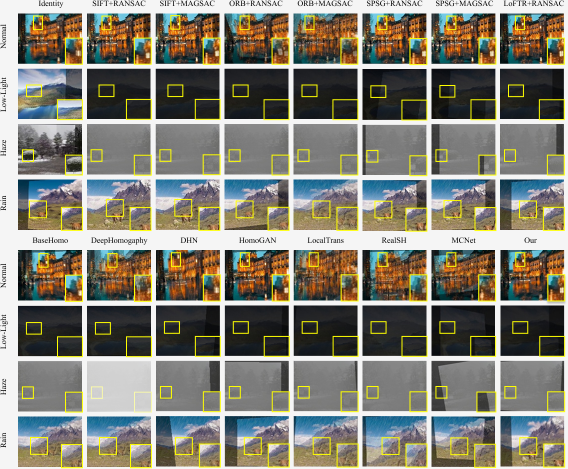
#> input picture CAHomo.jpg, 1135 x 937 px, given as the content of the folder /media/mygo/partition4_hard/zzx/shizeru/HomoGr/input2, which was not available (shown at 1/2 size)
$ python data_rain.py --input_dir .
#> lines starting #> are read from the running program, lines starting #| are printed output that depends on the picture; pictures that were not available may be replaced by others from this repository, and a replacement may not be noted
import cv2
import numpy as np
import glob
import os
import argparse

def get_noise(img, value=10):
    '''
    #生成噪声图像
    value= 大小控制雨滴的多少
    '''

    noise = np.random.uniform(0, 256, img.shape[0:2])
    # 控制噪声水平，取浮点数，只保留最大的一部分作为噪声
    v = value * 0.01
    noise[np.where(noise < (256 - v))] = 0

    # 噪声做初次模糊
    k = np.array([[0, 0.1, 0],
                  [0.1, 8, 0.1],
                  [0, 0.1, 0]])

    noise = cv2.filter2D(noise, -1, k)

    return noise


def rain_blur(noise, length=10, angle=0, w=1):
    '''
    将噪声加上运动模糊,模仿雨滴

    noise:输入噪声图,shape = img.shape[0:2]
    length: 对角矩阵大小，表示雨滴的长度
    angle: 倾斜的角度，逆时针为正
    w:      雨滴大小

    '''

    # 这里由于对角阵自带45度的倾斜，逆时针为正，所以加了-45度的误差，保证开始为正
    trans = cv2.getRotationMatrix2D((length / 2, length / 2), angle - 45, 1 - length / 100.0)
    dig = np.diag(np.ones(length))  # 生成对焦矩阵
    k = cv2.warpAffine(dig, trans, (length, length))  # 生成模糊核
    k = cv2.GaussianBlur(k, (w, w), 0)  # 高斯模糊这个旋转后的对角核，使得雨有宽度

    # k = k / length                         #是否归一化

    blurred = cv2.filter2D(noise, -1, k)  # 用刚刚得到的旋转后的核，进行滤波

    # 转换到0-255区间
    cv2.normalize(blurred, blurred, 0, 255, cv2.NORM_MINMAX)
    blurred = np.array(blurred, dtype=np.uint8)

    return blurred


def alpha_rain(rain, img, img_name, out_dir, beta=0.8):
    # 输入雨滴噪声和图像
    # beta = 0.8   #results weight
    # 显示下雨效果
    # expand dimensin
    # 将二维雨噪声扩张为三维单通道
    # 并与图像合成在一起形成带有alpha通道的4通道图像
    rain = np.expand_dims(rain, 2)
    rain_effect = np.concatenate((img, rain), axis=2)  # add alpha channel

    rain_result = img.copy()  # 拷贝一个掩膜
    rain = np.array(rain, dtype=np.float32)  # 数据类型变为浮点数，后面要叠加，防止数组越界要用32位
    rain_result[:, :, 0] = rain_result[:, :, 0] * (255 - rain[:, :, 0]) / 255.0 + beta * rain[:, :, 0]
    rain_result[:, :, 1] = rain_result[:, :, 1] * (255 - rain[:, :, 0]) / 255 + beta * rain[:, :, 0]
    rain_result[:, :, 2] = rain_result[:, :, 2] * (255 - rain[:, :, 0]) / 255 + beta * rain[:, :, 0]
    # 对每个通道先保留雨滴噪声图对应的黑色（透明）部分，再叠加白色的雨滴噪声部分（有比例因子）

    # cv2.imwrite(os.path.join(out_dir, os.path.basename(img_name)), rain_result)
    cv2.imwrite(out_dir, rain_result)


def process(img_name, out_dir, noise, rain_len, rain_angle, rain_thickness, alpha):
#> called with noise = 500, rain_len = 50, rain_angle = -30, rain_thickness = 3, alpha = 0.7
    img = cv2.imread(img_name)
#> img is the input picture: shape (937, 1135, 3); mean B, G, R 117.3, 129.6, 131.5
    noise = get_noise(img, value=noise)
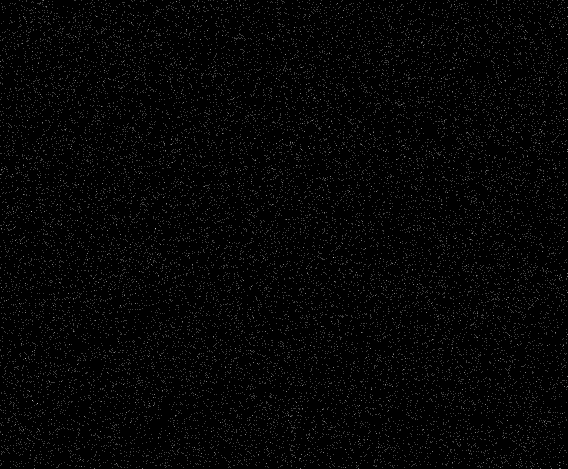
#> noise: shape (937, 1135) float64 (shown at 1/2 size); min 0, max 2098.3, mean 41.6; drawn with min black and max white
    rain = rain_blur(noise, length=rain_len, angle=rain_angle, w=rain_thickness)
#> in rain_blur, `blurred = cv2.filter2D(noise, -1, k)`:
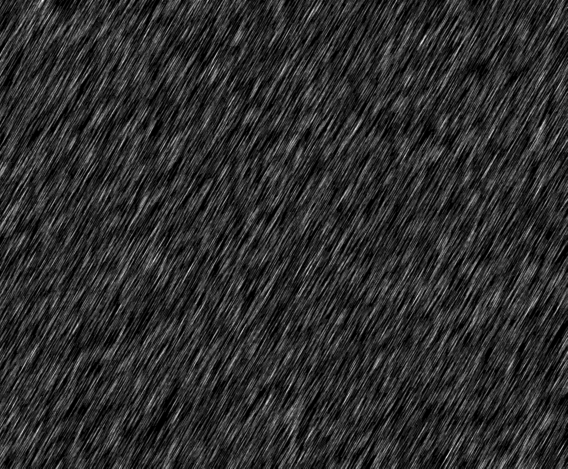
#> blurred: shape (937, 1135) float64 (shown at 1/2 size); min -7.07e-13, max 2847.4, mean 495.8; drawn with min black and max white
    alpha_rain(rain, img, img_name, out_dir, beta=alpha)
#> in alpha_rain, `rain_result[:, :, 0] = rain_result[:, :, 0] * (255 - rain[:, :, 0]) / ..`:
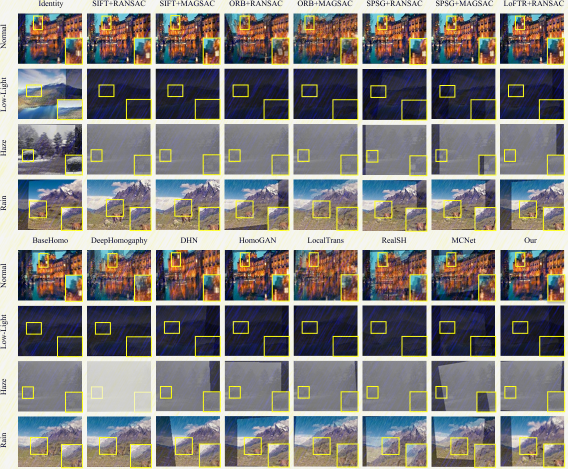
#> rain_result: shape (937, 1135, 3) (shown at 1/2 size); mean B, G, R 127.5, 129.6, 131.5
#> in alpha_rain, `rain_result[:, :, 1] = rain_result[:, :, 1] * (255 - rain[:, :, 0]) / ..`:
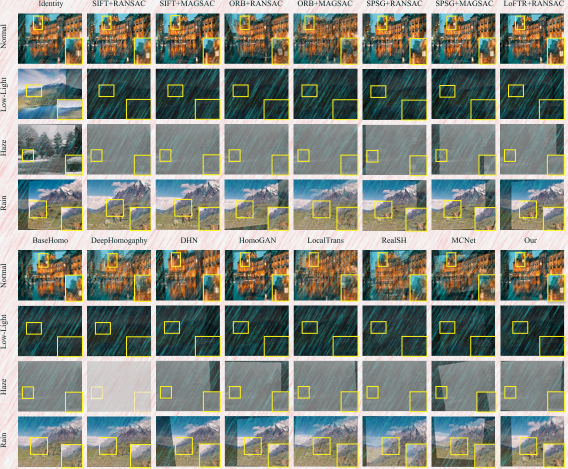
#> rain_result: shape (937, 1135, 3) (shown at 1/2 size); mean B, G, R 127.5, 137.6, 131.5
#> in alpha_rain, `rain_result[:, :, 2] = rain_result[:, :, 2] * (255 - rain[:, :, 0]) / ..`:
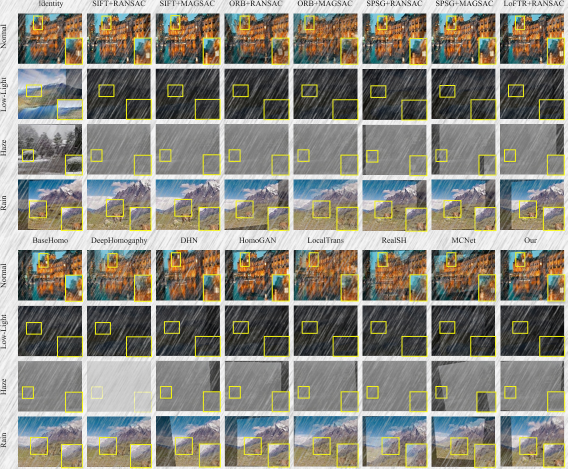
#> rain_result: shape (937, 1135, 3) (shown at 1/2 size); mean B, G, R 127.5, 137.6, 139.2


if __name__ == '__main__':
    parser = argparse.ArgumentParser(description="SAPNet_train_test")
    parser.add_argument("--input_dir", type = str, default='C:/Users/Lebron/Desktop/CUSTOM_IMAGE/CityScape150/*.png')
    parser.add_argument("--output_dir", type = str, default='D:/Code/AAAI_2022/results/CityScape150_rain')
    parser.add_argument("--noise", type = int, default=500)
    parser.add_argument("--rain_len", type = int, default=50)
    parser.add_argument("--rain_angle", type = int, default=-30) # negative means rain streaks leans left
    parser.add_argument("--rain_thickness", type = int, default=3)
    parser.add_argument("--alpha", type = float, default=0.7)

    config = parser.parse_args()
    # root='POT/V02'
    # seqs=['V03','V04']
    # for seq in seqs:
    root = '/media/mygo/partition4_hard/zzx/shizeru/HomoGr/input2'
    save_root='/media/mygo/partition4_hard/zzx/shizeru/Homo_rain/input2'
    os.makedirs(save_root,exist_ok=True)
        # 读取自然光图像
    folders = sorted(os.listdir(root))
    # for folder in folders:
    #     print(folder)
    #     os.makedirs(os.path.join(save_root, folder),exist_ok=True)
    names = sorted(os.listdir(os.path.join(root)))
    for name in names:
        print(name)
        process(img_name = os.path.join(root, name),
                    out_dir = os.path.join(save_root, name),
                    noise = config.noise,
                    rain_len = config.rain_len,
                    rain_angle = config.rain_angle,
                    rain_thickness = config.rain_thickness,
                    alpha = config.alpha
                    )
        # [9 lines of commented-out code are left out]
